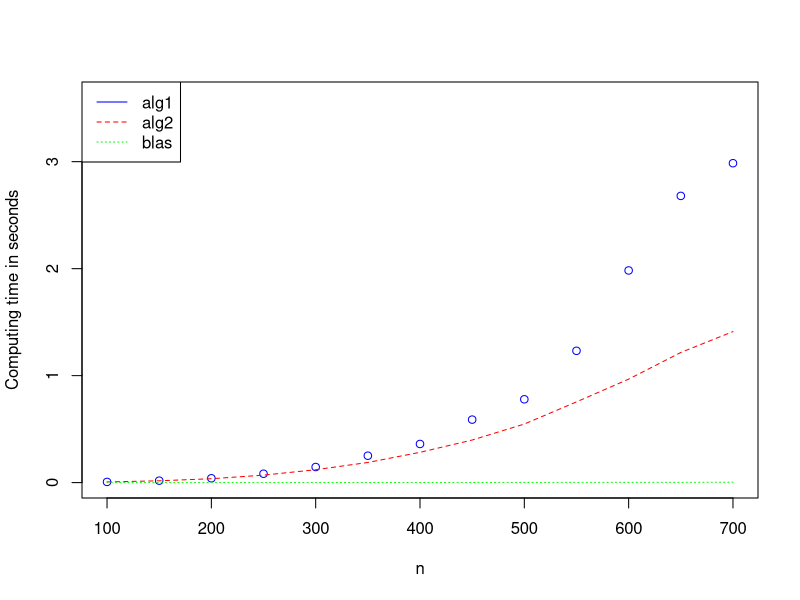

Write R code to recreate this figure. (Note: this script raises an error after producing the figure.)
results = read.csv("result.txt")
avg_results = aggregate( time ~ n:alg, data=results, FUN=mean)
avg_results$sd = aggregate( time ~ n:alg, data=results, FUN=sd)$time

y_range = range(0, results$time)


pdf(file="res.pdf", height=5, width=10, bg="white")

plot(avg_results[avg_results$alg=="alg1",]$n, avg_results[avg_results$alg=="alg1",]$time, lty = 1, ylim = y_range, xlab = "n", ylab = "Computing time in seconds", col="blue")
lines(avg_results[avg_results$alg=="alg2",]$n, avg_results[avg_results$alg=="alg2",]$time, lty = 2, col = "red")
lines(avg_results[avg_results$alg=="blas",]$n, avg_results[avg_results$alg=="blas",]$time, lty = 3, col = "green")
legend("topleft", c("alg1","alg2", "blas"),col=c("blue","red", "green"),lty=1:3)


errbar(avg_results[avg_results$alg=="alg1",]$n,
	avg_results[avg_results$alg=="alg1",]$time,
	avg_results[avg_results$alg=="alg1",]$time-avg_results[avg_results$alg=="alg1",]$sd,
	avg_results[avg_results$alg=="alg1",]$time+avg_results[avg_results$alg=="alg1",]$sd,
	xlab="n", ylab="Computing time in seconds", add=TRUE)


errbar(avg_results[avg_results$alg=="alg2",]$n,
	avg_results[avg_results$alg=="alg2",]$time,
	avg_results[avg_results$alg=="alg2",]$time-avg_results[avg_results$alg=="alg2",]$sd,
	avg_results[avg_results$alg=="alg2",]$time+avg_results[avg_results$alg=="alg2",]$sd,
	xlab="n", ylab="Computing time in seconds", add=TRUE)

errbar(avg_results[avg_results$alg=="blas",]$n,
	avg_results[avg_results$alg=="blas",]$time,
	avg_results[avg_results$alg=="blas",]$time-avg_results[avg_results$alg=="blas",]$sd,
	avg_results[avg_results$alg=="blas",]$time+avg_results[avg_results$alg=="blas",]$sd,
	xlab="n", ylab="Computing time in seconds", add=TRUE)

x1 = avg_results[avg_results$alg=="alg1",]$n
y1 = avg_results[avg_results$alg=="alg1",]$time
fit1 <- lm(y1 ~ poly(x1, 3, raw=TRUE))
xx1 <- seq(100,700, length.out=250)
lines(xx1, predict(fit1, data.frame(x1=xx1)), col='blue')

x2 = avg_results[avg_results$alg=="alg2",]$n
y2 = avg_results[avg_results$alg=="alg2",]$time
fit2 <- lm(y2 ~ poly(x2, 3, raw=TRUE))
xx2 <- seq(100,700, length.out=250)
lines(xx2, predict(fit2, data.frame(x2=xx2)), col='red')

xb = avg_results[avg_results$alg=="blas",]$n
yb = avg_results[avg_results$alg=="blas",]$time
fitb <- lm(yb ~ poly(xb, 3, raw=TRUE))
xxb <- seq(100,700, length.out=250)
lines(xxb, predict(fitb, data.frame(xb=xxb)), col='green')

dev.off()
